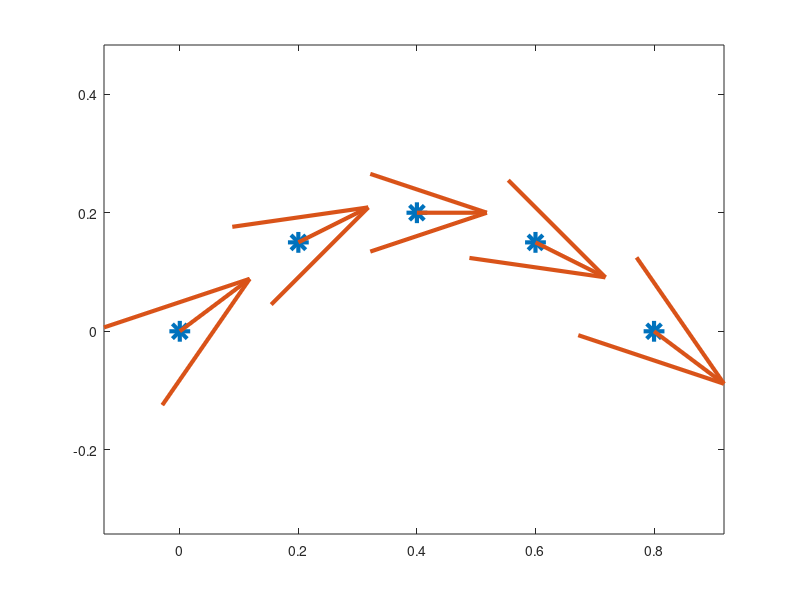

Here is the MATLAB script that generated this plot:
close all; clear all; clc;
%Wykres gradientu - rzut ukośny 2D
g=10;
V0=[2;2];
Tend=2*V0(2)/g;
t=0:0.1:Tend;
X=[V0(1)*t;V0(2)*t-g*t.^2/2];
dX(1,:)=gradient(X(1,:));
dX(2,:)=gradient(X(2,:));
figure
plot(X(1,:),X(2,:),'*','MarkerSize',15,'LineWidth',3);
hold on
quiver(X(1,:),X(2,:),dX(1,:),dX(2,:),0.4,'LineWidth',3,'MaxHeadSize',1);
axis equal 